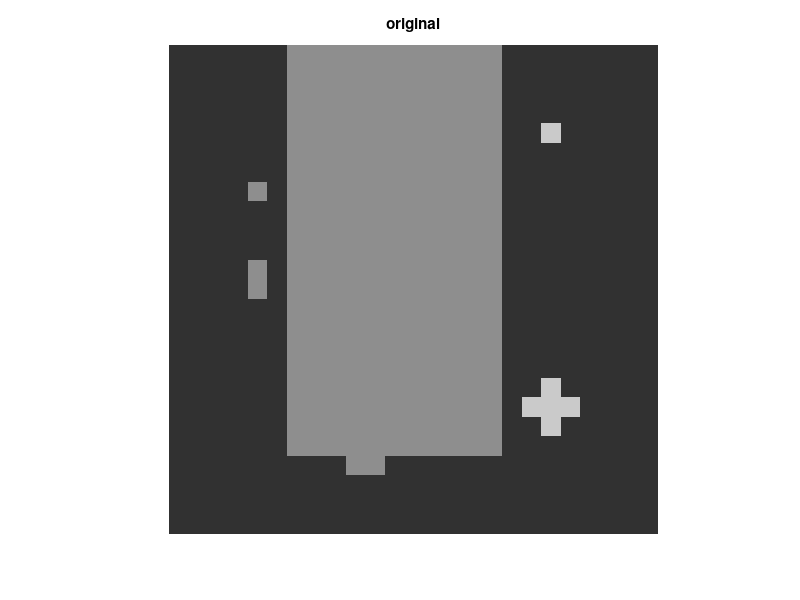
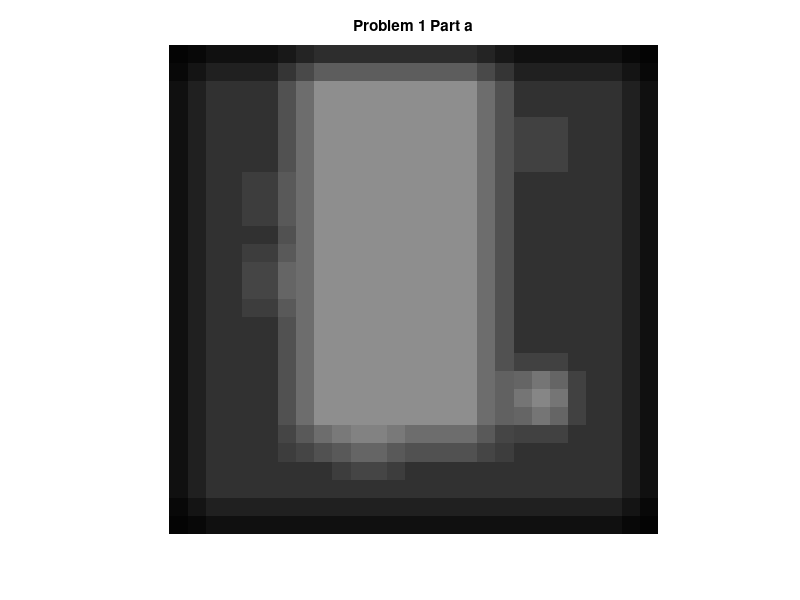
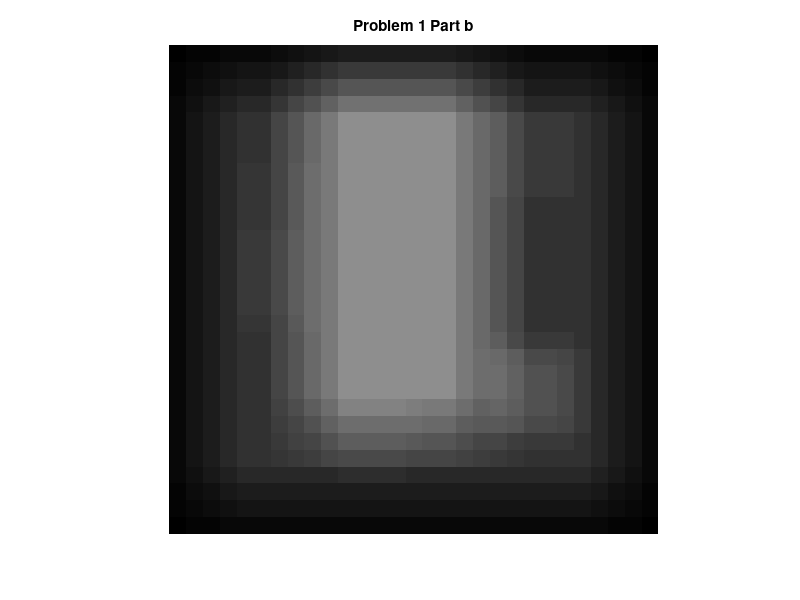
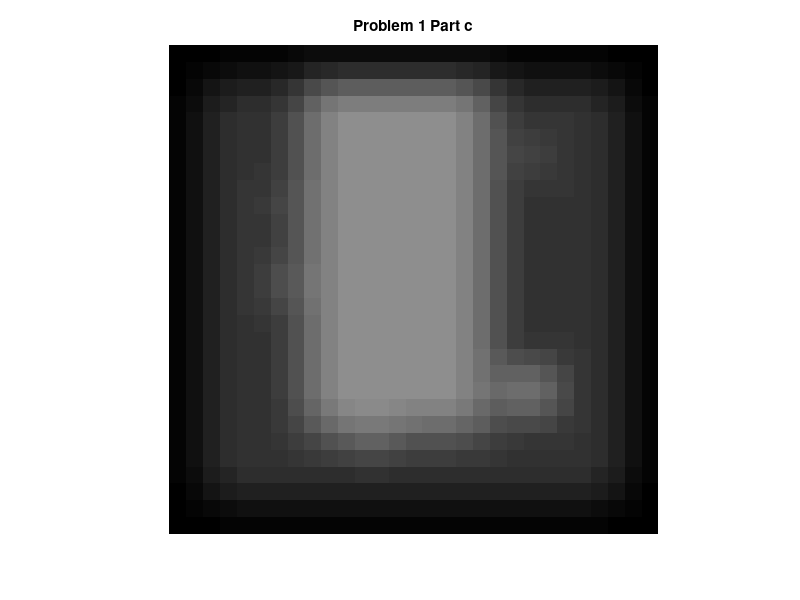

MATLAB code for these plots, in order:
%% Devon Quaternik
% ELEN 640
% HW 4

%% Problem 1
close all;

f(1:25,1:25) = 50;
f(1:21,7:17) = 140; f(8,5) = 140; f(12,5) = 140; f(13,5) = 140; f(8,17) = 140; f(10,17) = 140; f(13,17) = 140; f(22,10)  = 140; f(22,11) = 140;
f(5,20) = 200; f(18,20) = 200; f(19,19) = 200 ; f(19,20) = 200; f(19,21) = 200; f(20,20) = 200;
figure;
imshow(imresize(f,5,'nearest'),[0 255]);
title('original');

h1 = (1/9).*ones(3);
h2 = (1/25).*ones(5);

%Part a
g1 = conv2(f,h1);
figure;
imshow(imresize(g1,5,'nearest'),[0 255]);
title('Problem 1 Part a');

%Part b
g2 = conv2(f,h2);
figure;
imshow(imresize(g2,5,'nearest'),[0 255]);
title('Problem 1 Part b');

%Part c 
g3x = conv2(f,h1);
g3 = conv2(g3x,h1);
figure;
imshow(imresize(g3,5,'nearest'),[0 255]);
title('Problem 1 Part c');

disp('The more things are averaged the blurrier they become. Lines are distorted, isolated points get lost to noise, and finite shapes become unrecognizable.')

%% Problem 2
%Part a
g4 = medfilt2(f,[3 3]);
figure;
imshow(imresize(g4,5,'nearest'),[0 255])
title('Problem 2 Part a')

%Part b
g5 = medfilt2(f,[5 5]);
figure;
imshow(imresize(g5,5,'nearest'),[0 255])
title('Problem 2 Part b')

%Part c
g6x = medfilt2(f,[3 3]);
g6 = medfilt2(g6x,[3 3]);
figure;
imshow(imresize(g6,5,'nearest'),[0 255])
title('Problem 2 Part c')

disp('Median filtering cuts the corners on all the squares. It also removes distinct points or misatributes them to weird places. Ultimately it leaves less noise, but at the cost of some of the main shape. Compared to Averaging, it is less blurry, but distorted in a different way. Which is better would depend on the desired result')

%% Problem 3

disp('If a median filter is applied to a line that is one pixel wide, it will remove the line entirely. This is due to how many spaces the line takes up in the filter. Only taking up 3 means it will never be the median. Conversely, a 2 pixel width line will not be removed because the pixels will take up 6 of the 9 spaces of the filter.')
disp('Median filters are non-linear. They do not take into account value of the pixels only the position, which will be changing constantly.')

%% Problem 4
[cc,rr] = meshgrid(1:13,1:13);
test1 = 100*ones(size(rr)) + 100*((rr > 3)&(rr < 9));
test2 = 100*ones(size(cc)) + 100*((cc > 3)&(cc < 9));
test3 = 100*ones(size(cc)) + 100*(cc>rr);
test4 = 100*ones(size(cc)) + 100*(cc>rr) + 50*(cc == rr);
test5 = 100*cc;

sb1 = [1 2 1; 0 0 0; -1 -2 -1];
sb2 = [1 0 -1; 2 0 -2; 1 0 -1];
x1 = conv2(test1,sb1,'valid'); y1 = conv2(test1, sb2,'valid');
x2 = conv2(test2,sb1,'valid'); y2 = conv2(test2, sb2,'valid');
x3 = conv2(test3,sb1,'valid'); y3 = conv2(test3, sb2,'valid');
x4 = conv2(test4,sb1,'valid'); y4 = conv2(test4, sb2,'valid');
x5 = conv2(test5,sb1,'valid'); y5 = conv2(test5, sb2,'valid');


G1 = sqrt((x1.^2)+(y1.^2));
G2 = sqrt((x2.^2)+(y2.^2));
G3 = sqrt((x3.^2)+(y3.^2));
G4 = sqrt((x4.^2)+(y4.^2));
G5 = sqrt((x5.^2)+(y5.^2));

%Part a
disp('The gradient components will show 0 in areas where there are no changes and something when there is a change occuring in the image value.')

%Part b
figure;
imshow(imresize(test1,10,'nearest'),[]);
title('Test 1');
figure;
imshow(imresize(G1,10,'nearest'),[]);
title('Sobel Magnitude, Test 1');

figure;
imshow(imresize(test2,10,'nearest'),[]);
title('Test 2');
figure;
imshow(imresize(G2,10,'nearest'),[]);
title('Sobel Magnitude, Test 2');

figure;
imshow(imresize(test3,10,'nearest'),[]);
title('Test 3');
figure;
imshow(imresize(G3,10,'nearest'),[]);
title('Sobel Magnitude, Test 3');

figure;
imshow(imresize(test4,10,'nearest'),[]);
title('Test 4');
figure;
imshow(imresize(G4,10,'nearest'),[]);
title('Sobel Magnitude, Test 4');

figure;
imshow(imresize(test5,10,'nearest'),[]);
title('Test 5');
figure;
imshow(imresize(G5,10,'nearest'),[]);
title('Sobel Magnitude, Test 5');

disp('A detected edge is 20 pixels wide vertical or horizontal. A detected diagonal is twice that at 50 pixels, which scales to 2 and 5 pixels')

%Part c
k1 = atan2(y1,x1);
figure;
imshow(imresize(k1,10,'nearest'),[]);
title('Sobel Test 1 angles');

k2 = atan2(y2,x2);
figure;
imshow(imresize(k2,10,'nearest'),[]);
title('Sobel Test 2 angles');

k3 = atan2(y3,x3);
figure;
imshow(imresize(k3,10,'nearest'),[]);
title('Sobel Test 3 angles');

k4 = atan2(y4,x4);
figure;
imshow(imresize(k4,10,'nearest'),[]);
title('Sobel Test 4 angles');

k5 = atan2(y5,x5);
figure;
imshow(imresize(k5,10,'nearest'),[]);
title('Sobel Test 5 angles');

disp('The angles are related to the direction of the change happening in the tangent. White is 90 degrees, or a vertical change, and black is 0 degrees or horizontal change. Gray is somewhere in between.')

%% Problem 5
r1 = [1 0; 0 -1]; r2 = [0 1; -1 0];

x1 = conv2(test1,r1,'valid'); y1 = conv2(test1, r2,'valid');
x2 = conv2(test2,r1,'valid'); y2 = conv2(test2, r2,'valid');
x3 = conv2(test3,r1,'valid'); y3 = conv2(test3, r2,'valid');
x4 = conv2(test4,r1,'valid'); y4 = conv2(test4, r2,'valid');
x5 = conv2(test5,r1,'valid'); y5 = conv2(test5, r2,'valid');

G1 = sqrt((x1.^2)+(y1.^2));
G2 = sqrt((x2.^2)+(y2.^2));
G3 = sqrt((x3.^2)+(y3.^2));
G4 = sqrt((x4.^2)+(y4.^2));
G5 = sqrt((x5.^2)+(y5.^2));

figure;
imshow(imresize(G1,10,'nearest'),[]);
title('Roberts Magnitude, Test 1');

figure;
imshow(imresize(G2,10,'nearest'),[]);
title('Roberts Magnitude, Test 2');

figure;
imshow(imresize(G3,10,'nearest'),[]);
title('Roberts Magnitude, Test 3');

figure;
imshow(imresize(G4,10,'nearest'),[]);
title('Roberts Magnitude, Test 4');

figure;
imshow(imresize(G5,10,'nearest'),[]);
title('Roberts Magnitude, Test 5');

disp('Roberts vertical and horizontal lines are 10 pixels in width, where diagonal are 20 wide.');


k1 = atan2(y1,x1);
figure;
imshow(imresize(k1,10,'nearest'),[]);
title('Roberts Test 1 angles');

k2 = atan2(y2,x2);
figure;
imshow(imresize(k2,10,'nearest'),[]);
title('Roberts Test 2 angles');

k3 = atan2(y3,x3);
figure;
imshow(imresize(k3,10,'nearest'),[]);
title('Roberts Test 3 angles');

k4 = atan2(y4,x4);
figure;
imshow(imresize(k4,10,'nearest'),[]);
title('Roberts Test 4 angles');

k5 = atan2(y5,x5);
figure;
imshow(imresize(k5,10,'nearest'),[]);
title('Roberts Test 5 angles');

disp('Roberts angles are related in the same way that Sobels angles are.');

%% Problem 6
hst = [0 1 0; 1 -4 1; 0 1 0];

g1 = conv2(test1,hst);
figure;
imshow(imresize(g1,10,'nearest'),[]);
title('Laplacian Test 1');

g2 = conv2(test2,hst);
figure;
imshow(imresize(g2,10,'nearest'),[]);
title('Laplacian Test 2');

g3 = conv2(test3,hst);
figure;
imshow(imresize(g3,10,'nearest'),[]);
title('Laplacian Test 3');

g4 = conv2(test4,hst);
figure;
imshow(imresize(g4,10,'nearest'),[]);
title('Laplacian Test 4');

g5 = conv2(test5,hst);
figure;
imshow(imresize(g5,10,'nearest'),[]);
title('Laplacian Test 5');

%% Problem 7
a=5;
test6 = test2 + a*randn(size(cc));
a=25;
test7 = test2 + a*randn(size(cc));

x6 = conv2(test6,sb1,'valid'); y6 = conv2(test6,sb2,'valid');
x7 = conv2(test7,sb1,'valid'); y7 = conv2(test7,sb2,'valid');

G6 = sqrt((x6.^2)+(y6.^2));
G7 = sqrt((x7.^2)+(y7.^2));

k6 = atan2(y6,x6);
k7 = atan2(y7,x7);

figure;
imshow(imresize(test6,10,'nearest'),[]);
title('Test 6');
figure;
imshow(imresize(G6,10,'nearest'),[]);
title('Sobel Magnitude, Test 6');
figure;
imshow(imresize(k6,10,'nearest'),[]);
title('Test 6 angles');

figure;
imshow(imresize(test7,10,'nearest'),[]);
title('Test 7');
figure;
imshow(imresize(G7,10,'nearest'),[]);
title('Sobel Magnitude, Test 7');
figure;
imshow(imresize(k7,10,'nearest'),[]);
title('Test 7 angles');

%Part a
count1 = 1;
count2 = 1;
for m = 1:11
    for n = 1:11
        if G2(m,n) == 0
            extra1(count1)=G6(m,n);
            extra2(count1)=G7(m,n);
            count1=count1+1;
        else
            extra3(count2)=G6(m,n);
            extra4(count2)=G7(m,n);
            count2=count2+1;
        end
    end
end

maxzero6 = max(extra1)
maxzero7 = max(extra2)

%Part b
minnonzero6 = min(extra3)
minnonzero7 = min(extra4)

%Part c
count1 = 1;
count2 = 1;
count3 = 1;
for m = 1:11
    for n = 1:11
        if k2(m,n) == 0
            extra1(count1)=k6(m,n);
            extra2(count1)=k7(m,n);
            count1=count1+1;
        elseif k2(m,n) == max(max(k2))
            extra3(count2)=k6(m,n);
            extra4(count2)=k7(m,n);
            count2=count2+1;
        else
            extra5(count3)=k6(m,n);
            extra6(count3)=k7(m,n);
            count3=count3+1;
        end
    end
end

maxangle16 = max(extra3)
minangle16 = min(extra3)
maxangle26 = max(extra5)
minangle26 = min(extra5)

maxangle17 = max(extra4)
minangle17 = min(extra4)
maxangle27 = max(extra6)
minangle27 = min(extra6)

%% Problem 8
h1 = fspecial('gaussian',[5 5],0.5);
h2 = fspecial('gaussian',[5 5],1.0);
h3 = fspecial('gaussian',[5 5],8.0);

ratio1 = h1(1,3)/h1(3,3);
ratio2 = h2(1,3)/h2(3,3);
ratio3 = h3(1,3)/h3(3,3);

if ratio1 < 0.01
    disp('Ratio of h1 is < 0.01');
else 
    disp('Ratio of h1 is > 0.01');
end

if ratio2 < 0.01
    disp('Ratio of h2 is < 0.01');
else 
    disp('Ratio of h2 is > 0.01');
end

if ratio2 < 0.01
    disp('Ratio of h3 is < 0.01');
else 
    disp('Ratio of h3 is > 0.01');
end

HSPEC = 1;
count = 0;
flag1 = 0;
while 1
    h4 = fspecial('gaussian',HSPEC+2*count,2.0);
    ratio = h4(1,1+count)/h4(1+count,1+count);
    if ratio < 0.01
        break
    end
    count=count+1;
end

total = 1 + 2*count;
fprintf('The size needed is %d',total);
